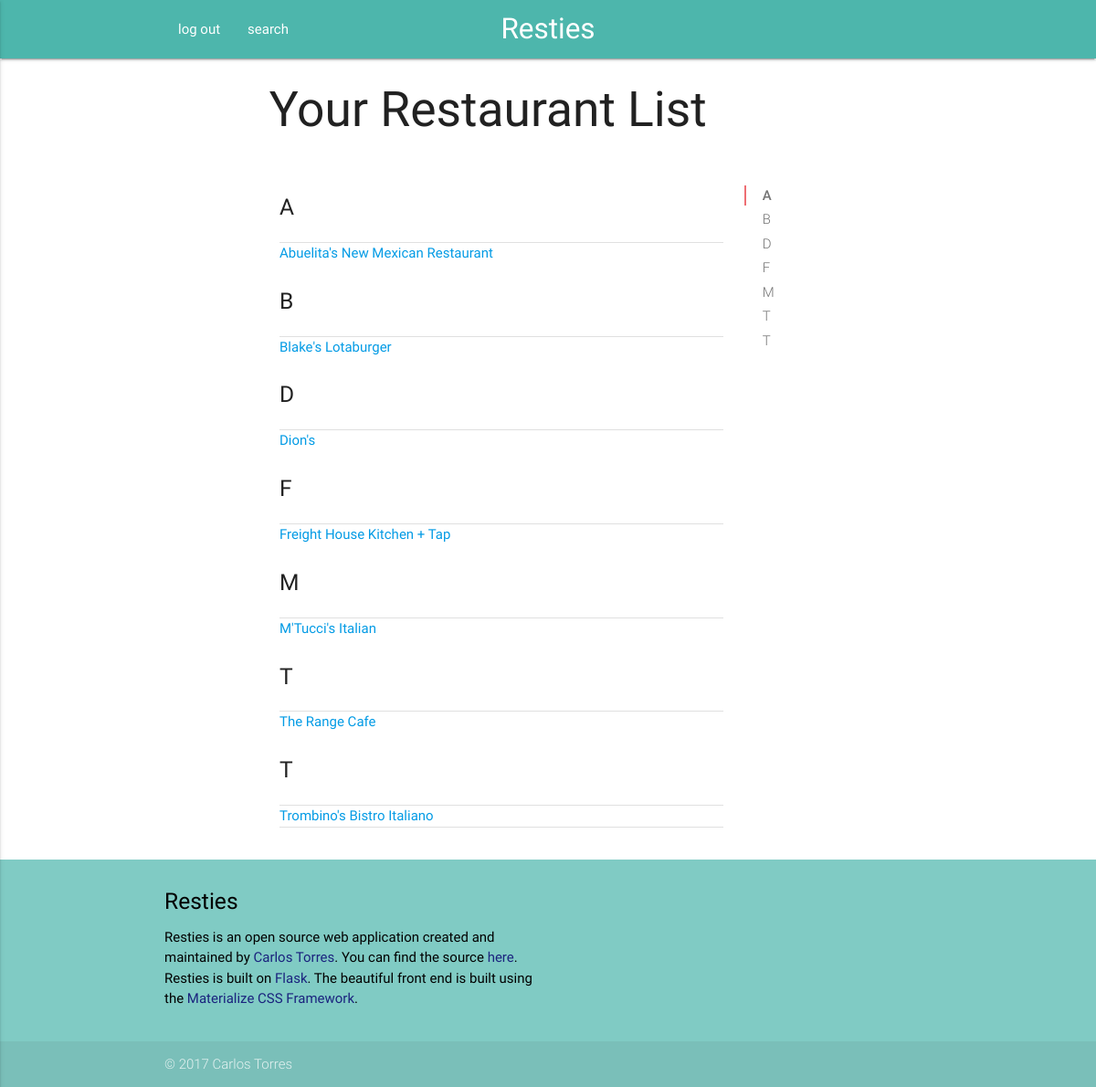
/ (signed in), run on the app's committed database.
### project/models.py (models this page shows, shortened)
class Place(db.Model):
	__tablename__ = 'places'
	placeID = db.Column(db.String, primary_key=True)
	placeName = db.Column(db.String, nullable=False)
	notes = db.Column(db.String, nullable=True)
	userID = db.Column(db.Integer, db.ForeignKey('users.userID'), primary_key=True)

### project/places/views.py (the view)
@places_blueprint.route('/')
def places():
	return render_template(
		'places.html',
		places=getPlaces()
	)

### project/places/views.py (called while the page is built)
def getPlaces():
	if 'logged_in' not in session:
		userID = 1 # placeholder for now
	else:
		userID = session['userID']
	return db.session.query(Place).filter_by(userID=userID)

### project/templates/places.html (shortened to what this page needs)
{% extends "_base.html" %}
{% block content %}
  <div class="container">
    {% if not session.logged_in %}
      <div class="row">
        <div class="col s12">
          <h2>Welcome to Resties!</h2>
          <p>
            Resties is a web app for making lists of restaurants you're interested in.
            You can keep track of hot new joints, old standbys, and warn yourself not to go back to that janky discount sushi spot.
          </p>
          <h3>How does it work?</h3>
          <p>
            After you <a href="{{ url_for('users.register' )}}">sign up</a> or <a href="{{ url_for('users.login') }}">sign in</a>, you can search for any restaurant in your vicinity. <br><br>
            We get our data from Google Maps, so it's always up to date.<br><br>
            When you find the place you're interested in, just add it to your list, leave a note if you want, and you've started! On the page for the restaurant, you'll see useful information like hours, phone number, website link, and even a map!<br><br>
            Whenever you eat at a restaurant, just come back to the page, add in your visit, and that's that! This way you can keep track of where you ate, when you went, and what your visit was like. Instead trusting randos on review sites, just come back here and see what you liked or hated from your last visit.
          </p>
          <h3>Ready to get started?</h3>
          <p>
            <a href="{{ url_for('users.register' )}}">Sign up</a> or <a href="{{ url_for('users.login') }}">sign in</a>!
          </p>
          <h3>Want to learn more?</h3>
          <p>Click <a href="https://github.com/carlps/Resties"">here</a> to learn more!</p>
        </div>
      </div>
  	{% elif places.count() > 0 %}
      <div class="row">
        <h2>Your Restaurant List</h2>
        <div class="col s12 m9 l10">
          {% set headers = [] %}
          {% for place in places|sort(attribute='placeName') %}
          <ul>
            {% if place.placeName[0].upper() != first_letter %}
              {% set first_letter = place.placeName[0].upper() %}
              {% do headers.append(first_letter) %}
              <li id="{{ first_letter }}" class="section scrollspy"><h5>{{ first_letter }}</h5>  </li>
              <div class="divider"></div>
            {% endif %}
            <li>
              <a href="{{ url_for('places.details', placeID = place.placeID) }}">{{ place.placeName }}</a>
            </li>
          {% else %}
            <p>Either you don't have any resties or something weird is going on.</p>
          {% endfor %}
          </ul>
          <div class="divider"></div>
        </div>
        <div class="col hide-on-small-only m1 l1 big">
          <div class="pinned">
            <ul class="section table-of-contents">
              {% for header in headers %}
                <li><a href="#{{ header }}">{{ header }}</a></li>
              {% endfor %}
            </ul>
          </div>
        </div>
      </div>
    {% endif %}
  </div>
{% endblock %}

### data on the page
Place: first_letter "A", placeName "Abuelita's New Mexican Restaurant"
Place: first_letter "B", placeName "Blake's Lotaburger"
Place: first_letter "D", placeName "Dion's"
Place: first_letter "F", placeName "Freight House Kitchen + Tap"
Place: first_letter "M", placeName "M'Tucci's Italian"
Place: first_letter "T", placeName "The Range Cafe"
Place: first_letter "T", placeName "Trombino's Bistro Italiano"

### other printed values
{{ header }} "A" "B" "D" "F" "M" "T" "T"
